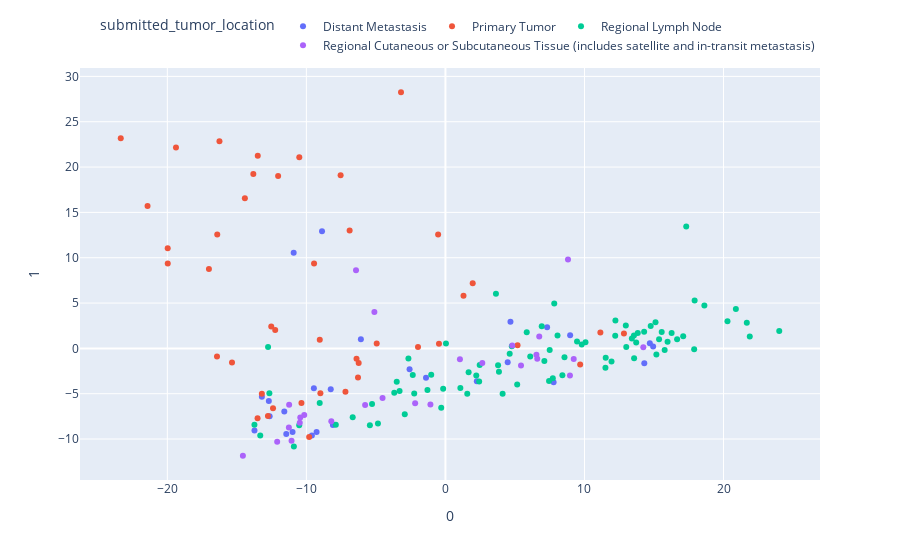

The code cell stored with this chart in its notebook:
### Code cell
principal_df2 = pd.concat([principal_df,clinicalData],axis = 1)
fig = px.scatter(principal_df2, x=0, y=1, color="submitted_tumor_location")
fig.update_layout(legend=dict(
    orientation="h",
    yanchor="bottom",
    y=1.02,
    xanchor="right",
    x=1
))
fig.show()

### Figure 1 — Plotly figure (JSON) as saved in the notebook; plotly's stock layout.template omitted (floating-point values rounded to 4 significant figures)
{"data": [{"hovertemplate": "submitted_tumor_location=Distant Metastasis<br>0=%{x}<br>1=%{y}<extra></extra>", "legendgroup": "Distant Metastasis", "marker": {"color": "#636efa", "symbol": "circle"}, "mode": "markers", "name": "Distant Metastasis", "orientation": "v", "showlegend": true, "type": "scatter", "x": [-13.2, -1.396, 4.677, 2.258, 8.97, -9.605, -8.876, -10.91, 7.78, 4.478, -11.0, -8.093, -12.7, -9.267, 7.312, 14.7, -12.64, -2.578, -6.08, -8.248, 14.3, -11.59, -13.73, -9.461, 14.94, -11.45], "xaxis": "x", "y": [-5.333, -3.244, 2.936, -3.614, 1.435, -9.622, 12.91, 10.55, -3.736, -1.53, -9.216, -8.456, -5.808, -9.235, 2.337, 0.5638, -7.492, -2.307, 1.002, -4.496, -1.647, -6.96, -9.059, -4.391, 0.2049, -9.444], "yaxis": "y"}, {"hovertemplate": "submitted_tumor_location=Primary Tumor<br>0=%{x}<br>1=%{y}<extra></extra>", "legendgroup": "Primary Tumor", "marker": {"color": "#EF553B", "symbol": "circle"}, "mode": "markers", "name": "Primary Tumor", "orientation": "v", "showlegend": true, "type": "scatter", "x": [-17.01, -12.77, -9.037, 11.14, -12.03, -15.35, -6.24, -6.289, -6.394, -13.51, -21.42, -12.53, -1.973, -4.942, 5.187, -13.2, -7.19, -12.4, -19.97, 1.3, -16.43, -3.195, 12.84, -8.993, -16.25, -0.464, -23.35, -19.97, -13.82, -10.51, -6.889, -0.5241, -9.448, -16.41, -19.38, -12.24, -13.5, 1.962, -14.42, -9.801, -10.35, -7.538, 9.69], "xaxis": "x", "y": [8.747, -7.445, 0.9495, 1.74, 19.0, -1.564, -1.602, -3.203, -1.131, -7.716, 15.71, 2.408, 0.1422, 0.5465, 0.3328, -4.993, -4.777, -6.599, 9.349, 5.792, -0.8902, 28.24, 1.647, -4.96, 22.85, 0.5064, 23.18, 11.03, 19.24, 21.09, 13.02, 12.55, 9.363, 12.57, 22.16, 2.018, 21.25, 7.185, 16.56, -9.77, -6.015, 19.1, -1.779], "yaxis": "y"}, {"hovertemplate": "submitted_tumor_location=Regional Lymph Node<br>0=%{x}<br>1=%{y}<extra></extra>", "legendgroup": "Regional Lymph Node", "marker": {"color": "#00cc96", "symbol": "circle"}, "mode": "markers", "name": "Regional Lymph Node", "orientation": "v", "showlegend": true, "type": "scatter", "x": [-2.348, 14.76, -9.042, 15.98, 17.89, -13.74, 13.41, 17.1, 14.29, 13.83, 5.847, 15.55, -12.66, 3.633, 6.099, 9.465, 2.427, -3.298, 15.37, 7.499, 1.668, -2.924, 13.56, -5.433, 18.62, -10.52, 7.115, -0.1629, 4.622, 7.827, -3.503, 20.29, 10.07, -10.9, 8.412, 0.03825, 11.95, 17.92, 21.68, 17.32, 12.23, 5.161, 24.01, 4.775, 16.27, 1.57, -7.884, -1.293, 16.66, -4.852, -2.245, -12.76, 15.11, 7.452, 2.464, -3.678, 3.85, 12.21, 3.788, 1.073, 8.063, 2.218, 21.89, -6.669, -1.022, 20.89, 15.77, 7.721, -0.3024, 13.57, 8.562, 4.113, 13.01, 11.51, 11.53, -5.278, -2.661, 15.17, 13.72, 6.925, 9.804, 12.97, -13.32], "xaxis": "x", "y": [-2.942, 2.475, -6.032, 0.7252, -0.08797, -8.433, 1.081, 1.338, 1.841, 1.7, 1.792, 1.799, -4.96, 6.021, -0.9087, 0.7633, -3.642, -4.709, 1.017, -0.1745, -2.627, -7.252, 1.423, -8.468, 4.717, -8.476, -1.4, -4.465, -0.5985, 4.958, -3.678, 2.996, 0.6768, -10.82, -2.961, 0.5248, -1.452, 5.276, 2.833, 13.45, 3.076, -3.97, 1.922, 0.2313, 1.706, -5.017, -8.43, -4.577, 1.006, -8.29, -4.969, 0.1606, 2.892, -3.606, -1.847, -4.884, -2.568, 1.385, -1.867, -4.368, 1.41, -3.005, 1.302, -7.593, -2.905, 4.337, -0.175, -3.285, -6.56, -1.084, -0.9777, -5.013, 0.139, -2.128, -1.032, -6.134, -1.111, -0.6644, 0.6548, 2.435, 0.4177, 2.528, -9.615], "yaxis": "y"}, {"hovertemplate": "submitted_tumor_location=Regional Cutaneous or Subcutaneous Tissue (includes satellite and in-transit metastasis)<br>0=%{x}<br>1=%{y}<extra></extra>", "legendgroup": "Regional Cutaneous or Subcutaneous Tissue (includes satellite and in-transit metastasis)", "marker": {"color": "#ab63fa", "symbol": "circle"}, "mode": "markers", "name": "Regional Cutaneous or Subcutaneous Tissue (includes satellite and in-transit metastasis)", "orientation": "v", "showlegend": true, "type": "scatter", "x": [-6.429, -8.206, 1.042, -5.776, -11.07, 4.807, -10.15, 6.748, 5.436, 14.23, -12.1, -10.48, 9.227, 2.652, -14.57, 8.814, 6.544, -2.178, -5.108, 6.604, -1.08, -11.24, 8.956, -4.522, -11.26, -10.44], "xaxis": "x", "y": [8.627, -8.024, -1.2, -6.242, -10.18, 0.3084, -7.361, 1.321, -1.879, 0.1219, -10.29, -8.211, -1.168, -1.613, -11.83, 9.805, -0.7134, -6.064, 4.018, -1.153, -6.187, -6.21, -2.994, -5.486, -8.728, -7.619], "yaxis": "y"}], "layout": {"legend": {"orientation": "h", "title": {"text": "submitted_tumor_location"}, "tracegroupgap": 0, "x": 1, "xanchor": "right", "y": 1.02, "yanchor": "bottom"}, "margin": {"t": 60}, "xaxis": {"anchor": "y", "domain": [0, 1], "title": {"text": "0"}}, "yaxis": {"anchor": "x", "domain": [0, 1], "title": {"text": "1"}}}}
